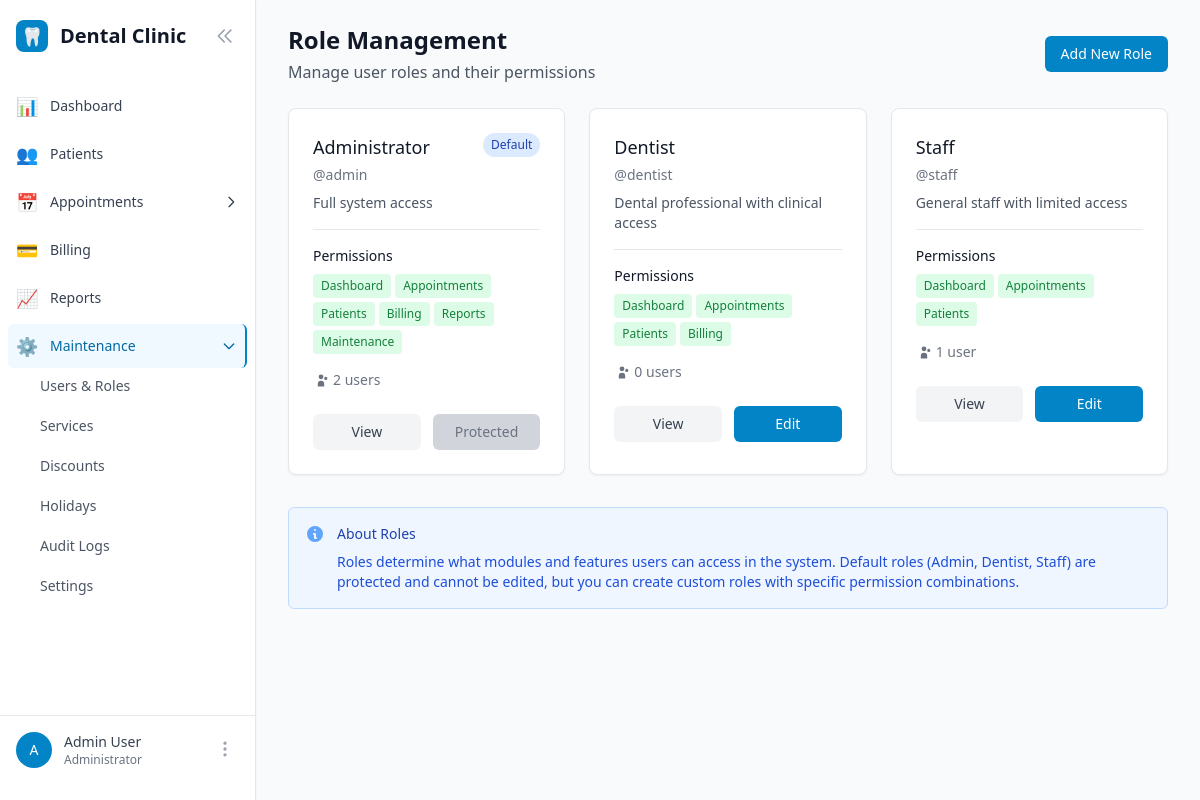
The app's page /users/roles/ (signed in), older data.
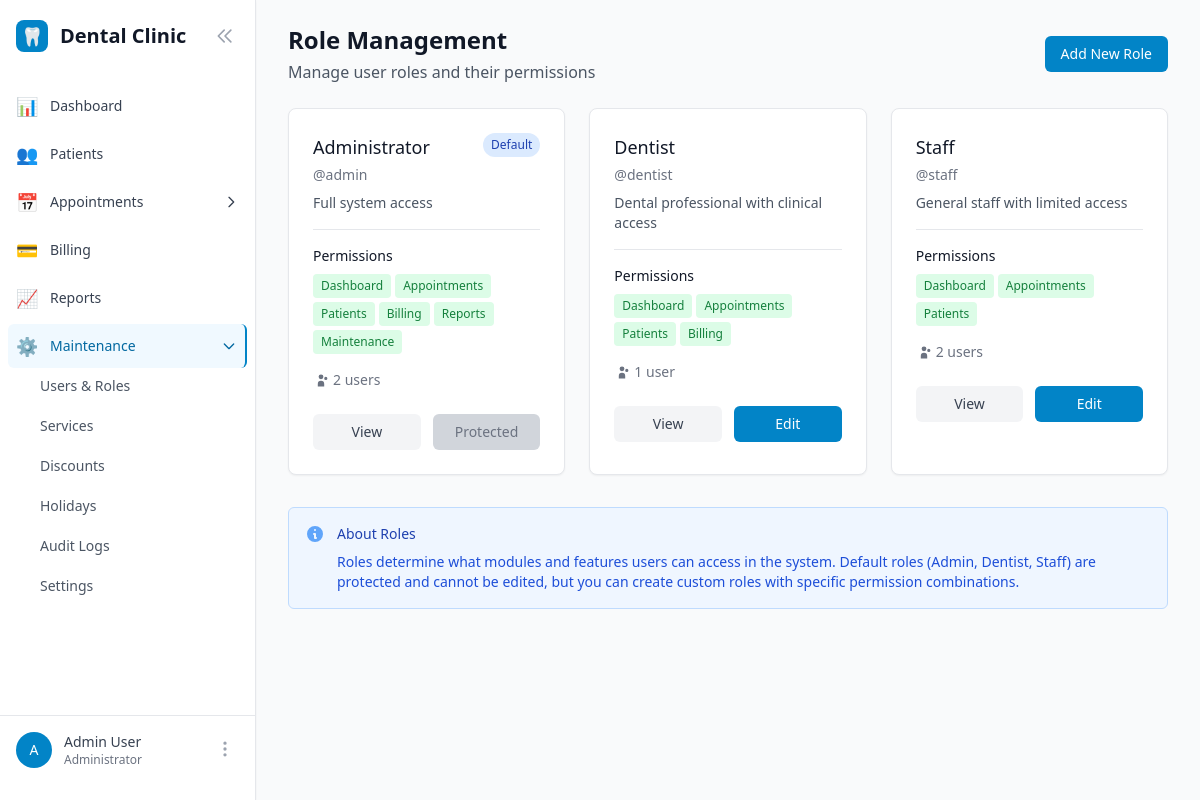
The same page, newer data.
### users/models.py (models this page shows, shortened)
class Role(models.Model):
    ADMIN = 'admin'
    DENTIST = 'dentist'
    STAFF = 'staff'
    ROLE_CHOICES = [
        (ADMIN, 'Admin'),
        (DENTIST, 'Dentist'),
        (STAFF, 'Staff'),
    ]
    name = models.CharField(max_length=50, unique=True)
    display_name = models.CharField(max_length=100)
    description = models.TextField(blank=True)
    permissions = models.JSONField(default=dict, help_text="Module permissions")
    is_default = models.BooleanField(default=False)
    is_archived = models.BooleanField(default=False, help_text="Archived roles are hidden from user assignment")
    created_at = models.DateTimeField(auto_now_add=True)
    updated_at = models.DateTimeField(auto_now=True)
    class Meta:
        ordering = ['name']

### users/views.py (the view)
# urls.py: path('roles/', views.RoleListView.as_view(), name='role_list'),
class RoleListView(LoginRequiredMixin, ListView):
    model = Role
    template_name = 'users/role_list.html'
    context_object_name = 'roles'
    def dispatch(self, request, *args, **kwargs):
        if not request.user.has_permission('maintenance'):
            messages.error(request, 'You do not have permission to access this page.')
            return redirect('core:dashboard')
        return super().dispatch(request, *args, **kwargs)
    def get_queryset(self):
        show_archived = self.request.GET.get('show_archived') == 'true'
        if show_archived:
            return Role.objects.all().order_by('is_archived', 'name')
        else:
            return Role.objects.filter(is_archived=False).order_by('name')
    def get_context_data(self, **kwargs):
        context = super().get_context_data(**kwargs)
        context['show_archived'] = self.request.GET.get('show_archived') == 'true'
        context['archived_count'] = Role.objects.filter(is_archived=True).count()
        return context

### users/models.py (called while the page is built)
    def has_permission(self, module_name):
        if self.is_superuser:
            return True
        if not self.role or self.role.is_archived:  # Users with archived roles lose access
            return False
        return self.role.permissions.get(module_name, False)

### users/templatetags/user_tags.py (called while the page is built)
@register.filter
def has_permission(user, module_name):
    if not user or not user.is_authenticated:
        return False
    if user.is_superuser:
        return True
    if not hasattr(user, 'role') or not user.role:
        return False
    return user.role.permissions.get(module_name, False)

### templates/users/role_list.html (shortened to what the changed rows need)
{% extends 'base.html' %}
{% block content %}
<div class="max-w-7xl mx-auto">
    <div class="flex justify-between items-center mb-6">
        <div>
            <h1 class="text-2xl font-bold text-gray-900">Role Management</h1>
        </div>
    </div>
    <div class="grid grid-cols-1 md:grid-cols-2 lg:grid-cols-3 gap-6">
        {% for role in roles %}
        <div class="bg-white rounded-lg shadow-sm border hover:shadow-md transition-shadow">
            <div class="p-6">
                <div class="flex items-start justify-between">
                    <div class="flex-1">
                        <h3 class="text-lg font-medium text-gray-900">{{ role.display_name }}</h3>
                        <p class="text-sm text-gray-500 mt-1">@{{ role.name }}</p>
                        {% if role.description %}
                            <p class="text-sm text-gray-600 mt-2">{{ role.description }}</p>
                        {% endif %}
                    </div>
                </div>
                <div class="mt-4 border-t border-gray-200 pt-4">
                    <h4 class="text-sm font-medium text-gray-900 mb-2">Permissions</h4>
                    <div class="flex flex-wrap gap-1">
                        {% for module, has_access in role.permissions.items %}
                            {% if has_access %}
                                <span class="inline-flex items-center px-2 py-1 rounded text-xs font-medium bg-green-100 text-green-700">
                                    {% if module == "dashboard" %}Dashboard
                                    {% elif module == "appointments" %}Appointments
                                    {% elif module == "patients" %}Patients
                                    {% elif module == "billing" %}Billing
                                    {% elif module == "reports" %}Reports
                                    {% elif module == "maintenance" %}Maintenance
                                    {% else %}{{ module|title }}
                                    {% endif %}
                                </span>
                            {% endif %}
                        {% endfor %}
                    </div>
                </div>
                <div class="mt-4 flex items-center text-sm text-gray-500">
                    <svg class="h-4 w-4 mr-1" fill="currentColor" viewBox="0 0 20 20">
                        <path d="M13 6a3 3 0 11-6 0 3 3 0 016 0zM18 8a2 2 0 11-4 0 2 2 0 014 0zM14 15a4 4 0 00-8 0v3h8v-3z" />
                    </svg>
                    {{ role.user_set.count }} user{{ role.user_set.count|pluralize }}
                </div>
                <div class="mt-6 flex space-x-3">
                    <a href="{% url 'users:role_detail' role.pk %}"
                       class="flex-1 text-center bg-gray-100 hover:bg-gray-200 text-gray-700 px-3 py-2 rounded-md text-sm font-medium transition-colors">
                        View
                    </a>
                    {% if not role.is_default %}
                    <a href="{% url 'users:role_update' role.pk %}"
                       class="flex-1 text-center bg-primary-600 hover:bg-primary-700 text-white px-3 py-2 rounded-md text-sm font-medium transition-colors">
                        Edit
                    </a>
                    {% else %}
                    <span class="flex-1 text-center bg-gray-300 text-gray-500 px-3 py-2 rounded-md text-sm font-medium cursor-not-allowed">
                        Protected
                    </span>
                    {% endif %}
                </div>
            </div>
        </div>
        {% endfor %}
    </div>
</div>
{% endblock %}

Row changes from the older to the newer data that the page shows:
changed Role "Dentist": user_set.count "0" → "1"
changed Role "Staff": user_set.count "1" → "2"
